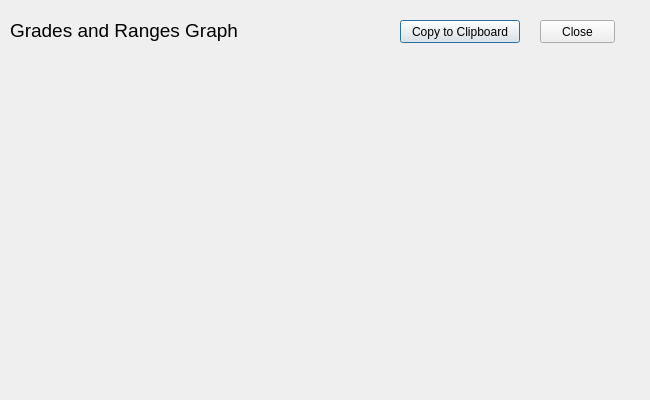
<?xml version="1.0" encoding="UTF-8"?>
<ui version="4.0">
 <class>Dialog</class>
 <widget class="QDialog" name="Dialog">
  <property name="geometry">
   <rect>
    <x>0</x>
    <y>0</y>
    <width>650</width>
    <height>400</height>
   </rect>
  </property>
  <property name="windowTitle">
   <string>Regression Graph</string>
  </property>
  <widget class="QLabel" name="label">
   <property name="geometry">
    <rect>
     <x>0</x>
     <y>0</y>
     <width>650</width>
     <height>75</height>
    </rect>
   </property>
   <property name="text">
    <string/>
   </property>
   <property name="pixmap">
    <pixmap>LightGray.png</pixmap>
   </property>
  </widget>
  <widget class="QLabel" name="label_2">
   <property name="geometry">
    <rect>
     <x>0</x>
     <y>75</y>
     <width>650</width>
     <height>325</height>
    </rect>
   </property>
   <property name="text">
    <string/>
   </property>
   <property name="pixmap">
    <pixmap>DarkGray.png</pixmap>
   </property>
  </widget>
  <widget class="QLabel" name="label_3">
   <property name="geometry">
    <rect>
     <x>10</x>
     <y>10</y>
     <width>240</width>
     <height>40</height>
    </rect>
   </property>
   <property name="palette">
    <palette>
     <active>
      <colorrole role="WindowText">
       <brush brushstyle="SolidPattern">
        <color alpha="255">
         <red>0</red>
         <green>0</green>
         <blue>0</blue>
        </color>
       </brush>
      </colorrole>
     </active>
     <inactive>
      <colorrole role="WindowText">
       <brush brushstyle="SolidPattern">
        <color alpha="255">
         <red>0</red>
         <green>0</green>
         <blue>0</blue>
        </color>
       </brush>
      </colorrole>
     </inactive>
     <disabled>
      <colorrole role="WindowText">
       <brush brushstyle="SolidPattern">
        <color alpha="255">
         <red>120</red>
         <green>120</green>
         <blue>120</blue>
        </color>
       </brush>
      </colorrole>
     </disabled>
    </palette>
   </property>
   <property name="font">
    <font>
     <pointsize>14</pointsize>
    </font>
   </property>
   <property name="text">
    <string>Grades and Ranges Graph</string>
   </property>
  </widget>
  <widget class="QPushButton" name="copytoClipboardButton">
   <property name="geometry">
    <rect>
     <x>400</x>
     <y>20</y>
     <width>120</width>
     <height>23</height>
    </rect>
   </property>
   <property name="text">
    <string>Copy to Clipboard</string>
   </property>
  </widget>
  <widget class="QPushButton" name="CloseButton">
   <property name="geometry">
    <rect>
     <x>540</x>
     <y>20</y>
     <width>75</width>
     <height>23</height>
    </rect>
   </property>
   <property name="text">
    <string>Close</string>
   </property>
  </widget>
 </widget>
 <resources/>
 <connections/>
</ui>
